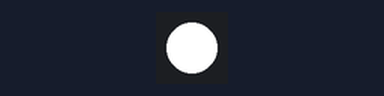
Recording of a sketch running on a simulated ATtiny85, built with avr-gcc and run on an emulated ATtiny85. Parts: 1 RGB LEDs in strip order, left to right. Dim RGB values are drawn brighter than linear; the strip is taken to match the declared colour order.

Above: at 0.1 s.
At 10.01 s:
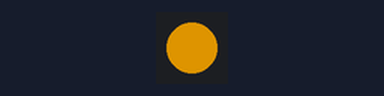
At 20.01 s:
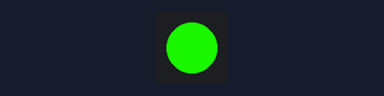
At 39.76 s:
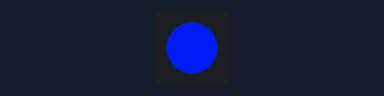
Timing chart, 0 to 40.0 s (numbered marks = the images above):
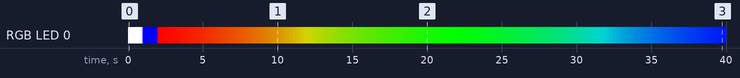

The sketch:

NeoPixelation.ino
```cpp
#include <Adafruit_NeoPixel.h>
#ifdef __AVR__
  #include <avr/power.h>
#endif

#define PIN 2

Adafruit_NeoPixel strip = Adafruit_NeoPixel(1, PIN, NEO_RGB + NEO_KHZ800);

void setup() {
  #if defined (__AVR_ATtiny85__)
    if (F_CPU == 16000000) clock_prescale_set(clock_div_1);
  #endif
  strip.begin();
  strip.show(); // Initialize all pixels to 'off'
}

// DON'T CHANGE ANYTHING ABOVE THIS LINE!!!

void loop() {
  // Your code to run the NeoPixels goes here:
  strip.setPixelColor(0, 255, 255, 255);  //turns NeoPixel White
  strip.show();                           //pushes changes to NeoPixel
  delay(1000);                            //waits 1 second
  strip.setPixelColor(0, 0,0,255);        //sets NeoPixel to Blue
  strip.show();                           //pushes changes to NeoPixel
  delay(1000);                            //waits 1 second
  rainbow(1000);                          //slow rainbow effect
}


// DON'T CHANGE ANYTHING BELOW THIS LINE!!!


// Fill the dots one after the other with a color
void colorWipe(uint32_t c, uint8_t wait) {
  for(uint16_t i=0; i<strip.numPixels(); i++) {
    strip.setPixelColor(i, c);
    strip.show();
    delay(wait);
  }
}

void rainbow(uint8_t wait) {
  uint16_t i, j;

  for(j=0; j<256; j++) {
    for(i=0; i<strip.numPixels(); i++) {
      strip.setPixelColor(i, Wheel((i+j) & 255));
    }
    strip.show();
    delay(wait);
  }
}


// Input a value 0 to 255 to get a color value.
// The colours are a transition r - g - b - back to r.
uint32_t Wheel(byte WheelPos) {
  WheelPos = 255 - WheelPos;
  if(WheelPos < 85) {
    return strip.Color(255 - WheelPos * 3, 0, WheelPos * 3);
  }
  if(WheelPos < 170) {
    WheelPos -= 85;
    return strip.Color(0, WheelPos * 3, 255 - WheelPos * 3);
  }
  WheelPos -= 170;
  return strip.Color(WheelPos * 3, 255 - WheelPos * 3, 0);
}
```

Measured:
- by itself, RGB LED 0: off → RGB(255, 255, 255) at 0.00 s, → RGB(0, 0, 255) 1.0 s later, → RGB(255, 0, 0) 1.0 s later, → RGB(252, 3, 0) 0.23 s later, … (166 changes in this stretch)
